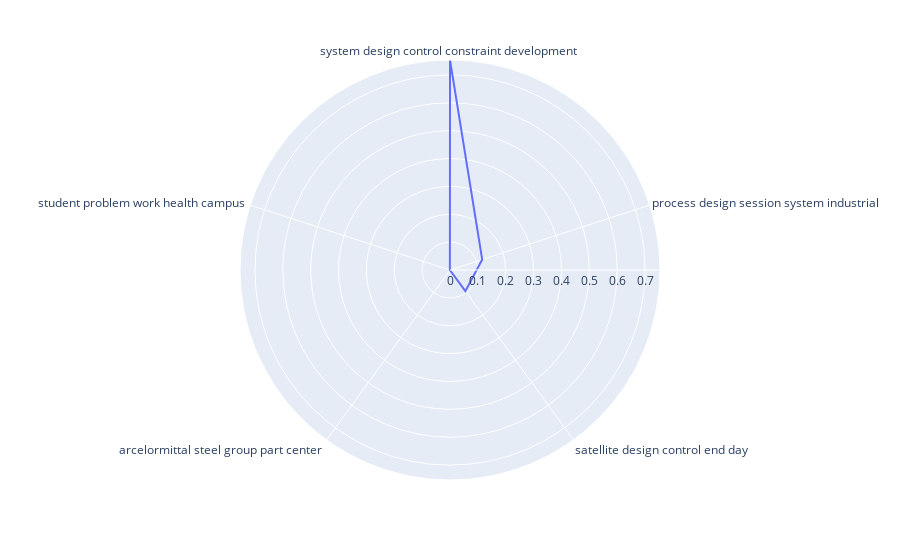

Notebook code cell kept with this figure:
### Code cell
fig = px.line_polar(r=Top5Probabilities, theta=Top5Topics, line_close=True)
fig.show()

### Figure 1 — Plotly figure (JSON) as saved in the notebook; plotly's stock layout.template omitted (floating-point values rounded to 4 significant figures)
{"data": [{"hovertemplate": "r=%{r}<br>theta=%{theta}<extra></extra>", "legendgroup": "", "line": {"color": "#636efa", "dash": "solid"}, "marker": {"symbol": "circle"}, "mode": "lines", "name": "", "r": [0.7537, 0.1215, 0.0939, 0.0004544, 0.0004544, 0.7537], "showlegend": false, "subplot": "polar", "theta": ["system design control constraint development ", "process design session system industrial ", "satellite design control end day ", "arcelormittal steel group part center ", "student problem work health campus ", "system design control constraint development "], "type": "scatterpolar"}], "layout": {"legend": {"tracegroupgap": 0}, "margin": {"t": 60}, "polar": {"angularaxis": {"direction": "clockwise", "rotation": 90}, "domain": {"x": [0, 1], "y": [0, 1]}}}}
